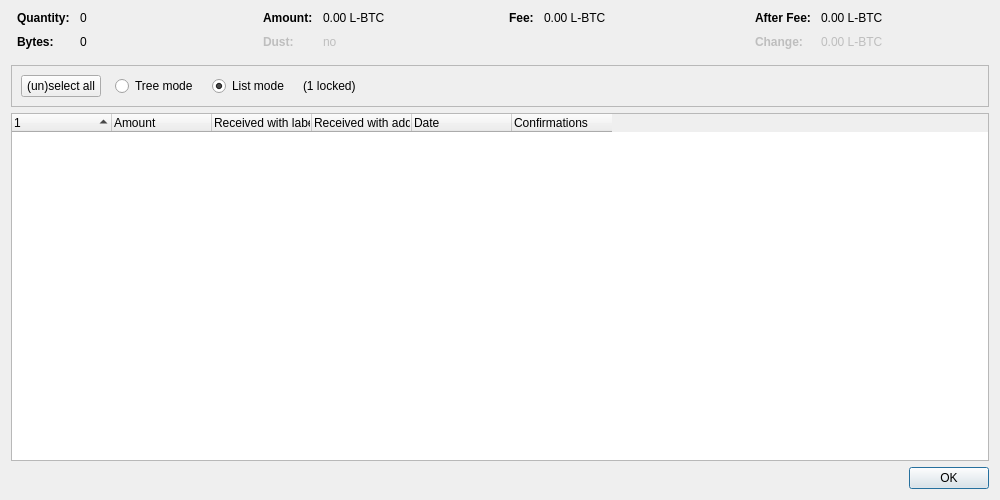
<?xml version="1.0" encoding="UTF-8"?>
<ui version="4.0">
 <class>CoinControlDialog</class>
 <widget class="QDialog" name="CoinControlDialog">
  <property name="geometry">
   <rect>
    <x>0</x>
    <y>0</y>
    <width>1000</width>
    <height>500</height>
   </rect>
  </property>
  <property name="windowTitle">
   <string>Coin Selection</string>
  </property>
  <layout class="QVBoxLayout" name="verticalLayout">
   <item>
    <layout class="QHBoxLayout" name="horizontalLayoutTop" stretch="0,0,0,0">
     <property name="topMargin">
      <number>0</number>
     </property>
     <property name="bottomMargin">
      <number>10</number>
     </property>
     <item>
      <layout class="QFormLayout" name="formLayoutCoinControl1">
       <property name="horizontalSpacing">
        <number>10</number>
       </property>
       <property name="verticalSpacing">
        <number>10</number>
       </property>
       <property name="leftMargin">
        <number>6</number>
       </property>
       <property name="rightMargin">
        <number>6</number>
       </property>
       <item row="0" column="0">
        <widget class="QLabel" name="labelCoinControlQuantityText">
         <property name="font">
          <font>
           <weight>75</weight>
           <bold>true</bold>
          </font>
         </property>
         <property name="text">
          <string>Quantity:</string>
         </property>
        </widget>
       </item>
       <item row="0" column="1">
        <widget class="QLabel" name="labelCoinControlQuantity">
         <property name="cursor">
          <cursorShape>IBeamCursor</cursorShape>
         </property>
         <property name="contextMenuPolicy">
          <enum>Qt::ActionsContextMenu</enum>
         </property>
         <property name="text">
          <string notr="true">0</string>
         </property>
         <property name="textInteractionFlags">
          <set>Qt::LinksAccessibleByMouse|Qt::TextSelectableByKeyboard|Qt::TextSelectableByMouse</set>
         </property>
        </widget>
       </item>
       <item row="1" column="0">
        <widget class="QLabel" name="labelCoinControlBytesText">
         <property name="font">
          <font>
           <weight>75</weight>
           <bold>true</bold>
          </font>
         </property>
         <property name="text">
          <string>Bytes:</string>
         </property>
        </widget>
       </item>
       <item row="1" column="1">
        <widget class="QLabel" name="labelCoinControlBytes">
         <property name="cursor">
          <cursorShape>IBeamCursor</cursorShape>
         </property>
         <property name="contextMenuPolicy">
          <enum>Qt::ActionsContextMenu</enum>
         </property>
         <property name="text">
          <string notr="true">0</string>
         </property>
         <property name="textInteractionFlags">
          <set>Qt::LinksAccessibleByMouse|Qt::TextSelectableByKeyboard|Qt::TextSelectableByMouse</set>
         </property>
        </widget>
       </item>
      </layout>
     </item>
     <item>
      <layout class="QFormLayout" name="formLayoutCoinControl2">
       <property name="horizontalSpacing">
        <number>10</number>
       </property>
       <property name="verticalSpacing">
        <number>10</number>
       </property>
       <property name="leftMargin">
        <number>6</number>
       </property>
       <property name="rightMargin">
        <number>6</number>
       </property>
       <item row="0" column="0">
        <widget class="QLabel" name="labelCoinControlAmountText">
         <property name="font">
          <font>
           <weight>75</weight>
           <bold>true</bold>
          </font>
         </property>
         <property name="text">
          <string>Amount:</string>
         </property>
        </widget>
       </item>
       <item row="0" column="1">
        <widget class="QLabel" name="labelCoinControlAmount">
         <property name="cursor">
          <cursorShape>IBeamCursor</cursorShape>
         </property>
         <property name="contextMenuPolicy">
          <enum>Qt::ActionsContextMenu</enum>
         </property>
         <property name="text">
          <string notr="true">0.00 L-BTC</string>
         </property>
         <property name="textInteractionFlags">
          <set>Qt::LinksAccessibleByMouse|Qt::TextSelectableByKeyboard|Qt::TextSelectableByMouse</set>
         </property>
        </widget>
       </item>
       <item row="1" column="0">
        <widget class="QLabel" name="labelCoinControlLowOutputText">
         <property name="enabled">
          <bool>false</bool>
         </property>
         <property name="font">
          <font>
           <weight>75</weight>
           <bold>true</bold>
          </font>
         </property>
         <property name="text">
          <string>Dust:</string>
         </property>
        </widget>
       </item>
       <item row="1" column="1">
        <widget class="QLabel" name="labelCoinControlLowOutput">
         <property name="enabled">
          <bool>false</bool>
         </property>
         <property name="cursor">
          <cursorShape>IBeamCursor</cursorShape>
         </property>
         <property name="contextMenuPolicy">
          <enum>Qt::ActionsContextMenu</enum>
         </property>
         <property name="text">
          <string notr="true">no</string>
         </property>
         <property name="textInteractionFlags">
          <set>Qt::LinksAccessibleByMouse|Qt::TextSelectableByKeyboard|Qt::TextSelectableByMouse</set>
         </property>
        </widget>
       </item>
      </layout>
     </item>
     <item>
      <layout class="QFormLayout" name="formLayoutCoinControl3">
       <property name="horizontalSpacing">
        <number>10</number>
       </property>
       <property name="verticalSpacing">
        <number>10</number>
       </property>
       <property name="leftMargin">
        <number>6</number>
       </property>
       <property name="rightMargin">
        <number>6</number>
       </property>
       <item row="0" column="0">
        <widget class="QLabel" name="labelCoinControlFeeText">
         <property name="font">
          <font>
           <weight>75</weight>
           <bold>true</bold>
          </font>
         </property>
         <property name="text">
          <string>Fee:</string>
         </property>
        </widget>
       </item>
       <item row="0" column="1">
        <widget class="QLabel" name="labelCoinControlFee">
         <property name="cursor">
          <cursorShape>IBeamCursor</cursorShape>
         </property>
         <property name="contextMenuPolicy">
          <enum>Qt::ActionsContextMenu</enum>
         </property>
         <property name="text">
          <string notr="true">0.00 L-BTC</string>
         </property>
         <property name="textInteractionFlags">
          <set>Qt::LinksAccessibleByMouse|Qt::TextSelectableByKeyboard|Qt::TextSelectableByMouse</set>
         </property>
        </widget>
       </item>
      </layout>
     </item>
     <item>
      <layout class="QFormLayout" name="formLayoutCoinControl4">
       <property name="horizontalSpacing">
        <number>10</number>
       </property>
       <property name="verticalSpacing">
        <number>10</number>
       </property>
       <property name="leftMargin">
        <number>6</number>
       </property>
       <property name="rightMargin">
        <number>6</number>
       </property>
       <item row="0" column="0">
        <widget class="QLabel" name="labelCoinControlAfterFeeText">
         <property name="font">
          <font>
           <weight>75</weight>
           <bold>true</bold>
          </font>
         </property>
         <property name="text">
          <string>After Fee:</string>
         </property>
        </widget>
       </item>
       <item row="0" column="1">
        <widget class="QLabel" name="labelCoinControlAfterFee">
         <property name="cursor">
          <cursorShape>IBeamCursor</cursorShape>
         </property>
         <property name="contextMenuPolicy">
          <enum>Qt::ActionsContextMenu</enum>
         </property>
         <property name="text">
          <string notr="true">0.00 L-BTC</string>
         </property>
         <property name="textInteractionFlags">
          <set>Qt::LinksAccessibleByMouse|Qt::TextSelectableByKeyboard|Qt::TextSelectableByMouse</set>
         </property>
        </widget>
       </item>
       <item row="1" column="0">
        <widget class="QLabel" name="labelCoinControlChangeText">
         <property name="enabled">
          <bool>false</bool>
         </property>
         <property name="font">
          <font>
           <weight>75</weight>
           <bold>true</bold>
          </font>
         </property>
         <property name="text">
          <string>Change:</string>
         </property>
        </widget>
       </item>
       <item row="1" column="1">
        <widget class="QLabel" name="labelCoinControlChange">
         <property name="enabled">
          <bool>false</bool>
         </property>
         <property name="cursor">
          <cursorShape>IBeamCursor</cursorShape>
         </property>
         <property name="contextMenuPolicy">
          <enum>Qt::ActionsContextMenu</enum>
         </property>
         <property name="text">
          <string notr="true">0.00 L-BTC</string>
         </property>
         <property name="textInteractionFlags">
          <set>Qt::LinksAccessibleByMouse|Qt::TextSelectableByKeyboard|Qt::TextSelectableByMouse</set>
         </property>
        </widget>
       </item>
      </layout>
     </item>
    </layout>
   </item>
   <item>
    <widget class="QFrame" name="frame">
     <property name="minimumSize">
      <size>
       <width>0</width>
       <height>40</height>
      </size>
     </property>
     <property name="frameShape">
      <enum>QFrame::StyledPanel</enum>
     </property>
     <property name="frameShadow">
      <enum>QFrame::Sunken</enum>
     </property>
     <layout class="QHBoxLayout" name="horizontalLayout">
      <item>
       <layout class="QHBoxLayout" name="horizontalLayoutPanel" stretch="0,0,0,0,0">
        <property name="spacing">
         <number>14</number>
        </property>
        <item>
         <widget class="QPushButton" name="pushButtonSelectAll">
          <property name="sizePolicy">
           <sizepolicy hsizetype="Maximum" vsizetype="Fixed">
            <horstretch>0</horstretch>
            <verstretch>0</verstretch>
           </sizepolicy>
          </property>
          <property name="text">
           <string>(un)select all</string>
          </property>
          <property name="autoDefault">
           <bool>false</bool>
          </property>
         </widget>
        </item>
        <item>
         <widget class="QRadioButton" name="radioTreeMode">
          <property name="sizePolicy">
           <sizepolicy hsizetype="Maximum" vsizetype="Fixed">
            <horstretch>0</horstretch>
            <verstretch>0</verstretch>
           </sizepolicy>
          </property>
          <property name="text">
           <string>Tree mode</string>
          </property>
         </widget>
        </item>
        <item>
         <widget class="QRadioButton" name="radioListMode">
          <property name="sizePolicy">
           <sizepolicy hsizetype="Maximum" vsizetype="Fixed">
            <horstretch>0</horstretch>
            <verstretch>0</verstretch>
           </sizepolicy>
          </property>
          <property name="text">
           <string>List mode</string>
          </property>
          <property name="checked">
           <bool>true</bool>
          </property>
         </widget>
        </item>
        <item>
         <widget class="QLabel" name="labelLocked">
          <property name="text">
           <string notr="true">(1 locked)</string>
          </property>
         </widget>
        </item>
        <item>
         <spacer name="horizontalSpacer">
          <property name="orientation">
           <enum>Qt::Horizontal</enum>
          </property>
          <property name="sizeHint" stdset="0">
           <size>
            <width>40</width>
            <height>20</height>
           </size>
          </property>
         </spacer>
        </item>
       </layout>
      </item>
     </layout>
    </widget>
   </item>
   <item>
    <widget class="CoinControlTreeWidget" name="treeWidget">
     <property name="contextMenuPolicy">
      <enum>Qt::CustomContextMenu</enum>
     </property>
     <property name="sortingEnabled">
      <bool>false</bool>
     </property>
     <property name="columnCount">
      <number>6</number>
     </property>
     <attribute name="headerShowSortIndicator" stdset="0">
      <bool>true</bool>
     </attribute>
     <attribute name="headerStretchLastSection">
      <bool>false</bool>
     </attribute>
     <column>
      <property name="text">
       <string/>
      </property>
     </column>
     <column>
      <property name="text">
       <string>Amount</string>
      </property>
     </column>
     <column>
      <property name="text">
       <string>Received with label</string>
      </property>
     </column>
     <column>
      <property name="text">
       <string>Received with address</string>
      </property>
     </column>
     <column>
      <property name="text">
       <string>Date</string>
      </property>
     </column>
     <column>
      <property name="text">
       <string>Confirmations</string>
      </property>
      <property name="toolTip">
       <string>Confirmed</string>
      </property>
     </column>
     <column>
      <property name="text">
       <string/>
      </property>
     </column>
     <column>
      <property name="text">
       <string/>
      </property>
     </column>
     <column>
      <property name="text">
       <string/>
      </property>
     </column>
     <column>
      <property name="text">
       <string/>
      </property>
     </column>
    </widget>
   </item>
   <item>
    <widget class="QDialogButtonBox" name="buttonBox">
     <property name="orientation">
      <enum>Qt::Horizontal</enum>
     </property>
     <property name="standardButtons">
      <set>QDialogButtonBox::Ok</set>
     </property>
    </widget>
   </item>
  </layout>
 </widget>
 <customwidgets>
  <customwidget>
   <class>CoinControlTreeWidget</class>
   <extends>QTreeWidget</extends>
   <header>qt/coincontroltreewidget.h</header>
  </customwidget>
 </customwidgets>
 <resources/>
 <connections/>
</ui>
